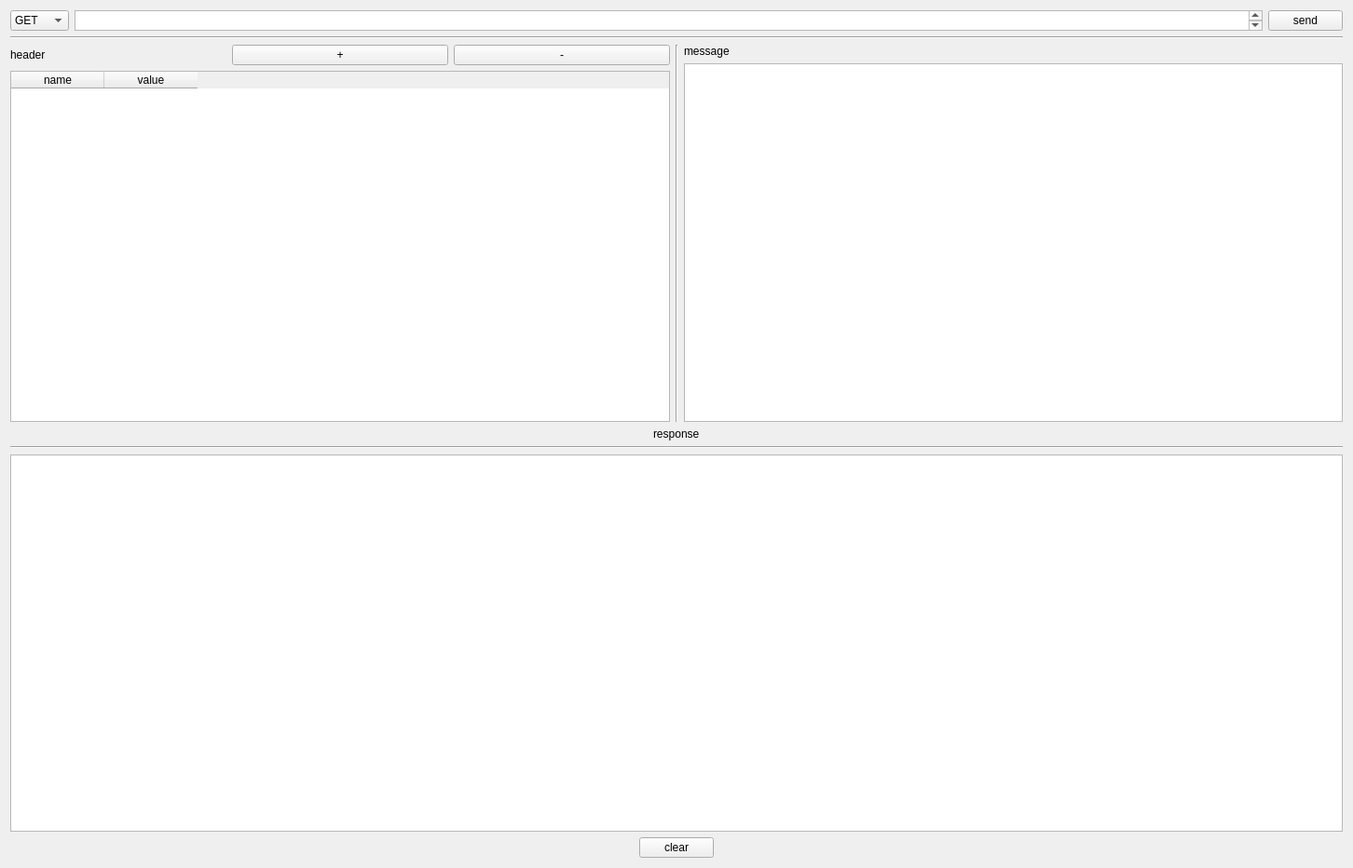
<?xml version="1.0" encoding="UTF-8"?>
<ui version="4.0">
 <class>APITest</class>
 <widget class="QWidget" name="APITest">
  <property name="geometry">
   <rect>
    <x>0</x>
    <y>0</y>
    <width>1452</width>
    <height>932</height>
   </rect>
  </property>
  <property name="windowTitle">
   <string>Form</string>
  </property>
  <layout class="QVBoxLayout" name="verticalLayout_3">
   <item>
    <layout class="QHBoxLayout" name="horizontalLayout">
     <item>
      <widget class="QComboBox" name="comboBox">
       <property name="sizePolicy">
        <sizepolicy hsizetype="Preferred" vsizetype="Preferred">
         <horstretch>0</horstretch>
         <verstretch>0</verstretch>
        </sizepolicy>
       </property>
       <item>
        <property name="text">
         <string>GET</string>
        </property>
       </item>
       <item>
        <property name="text">
         <string>POST</string>
        </property>
       </item>
      </widget>
     </item>
     <item>
      <widget class="QTextEdit" name="textEdit_2">
       <property name="sizePolicy">
        <sizepolicy hsizetype="Expanding" vsizetype="Ignored">
         <horstretch>0</horstretch>
         <verstretch>0</verstretch>
        </sizepolicy>
       </property>
       <property name="sizeAdjustPolicy">
        <enum>QAbstractScrollArea::AdjustToContents</enum>
       </property>
      </widget>
     </item>
     <item>
      <widget class="QPushButton" name="pushButton_3">
       <property name="text">
        <string>send</string>
       </property>
      </widget>
     </item>
    </layout>
   </item>
   <item>
    <widget class="Line" name="line">
     <property name="orientation">
      <enum>Qt::Horizontal</enum>
     </property>
    </widget>
   </item>
   <item>
    <layout class="QHBoxLayout" name="horizontalLayout_3">
     <item>
      <layout class="QVBoxLayout" name="verticalLayout_2">
       <item>
        <layout class="QHBoxLayout" name="horizontalLayout_2">
         <item>
          <widget class="QLabel" name="label">
           <property name="text">
            <string>header</string>
           </property>
          </widget>
         </item>
         <item>
          <widget class="QPushButton" name="pushButton">
           <property name="text">
            <string>+</string>
           </property>
          </widget>
         </item>
         <item>
          <widget class="QPushButton" name="pushButton_2">
           <property name="text">
            <string>-</string>
           </property>
          </widget>
         </item>
        </layout>
       </item>
       <item>
        <widget class="QTableWidget" name="tableWidget">
         <attribute name="horizontalHeaderStretchLastSection">
          <bool>false</bool>
         </attribute>
         <column>
          <property name="text">
           <string>name</string>
          </property>
         </column>
         <column>
          <property name="text">
           <string>value</string>
          </property>
         </column>
        </widget>
       </item>
      </layout>
     </item>
     <item>
      <widget class="Line" name="line_3">
       <property name="orientation">
        <enum>Qt::Vertical</enum>
       </property>
      </widget>
     </item>
     <item>
      <layout class="QVBoxLayout" name="verticalLayout">
       <item>
        <widget class="QLabel" name="label_2">
         <property name="text">
          <string>message</string>
         </property>
        </widget>
       </item>
       <item>
        <widget class="QTextEdit" name="textEdit"/>
       </item>
      </layout>
     </item>
    </layout>
   </item>
   <item>
    <layout class="QHBoxLayout" name="horizontalLayout_8">
     <item>
      <widget class="QLabel" name="label_3">
       <property name="sizePolicy">
        <sizepolicy hsizetype="Fixed" vsizetype="Fixed">
         <horstretch>0</horstretch>
         <verstretch>0</verstretch>
        </sizepolicy>
       </property>
       <property name="text">
        <string>response</string>
       </property>
      </widget>
     </item>
    </layout>
   </item>
   <item>
    <widget class="Line" name="line_2">
     <property name="orientation">
      <enum>Qt::Horizontal</enum>
     </property>
    </widget>
   </item>
   <item>
    <widget class="QTextEdit" name="textEdit_3"/>
   </item>
   <item>
    <layout class="QHBoxLayout" name="horizontalLayout_7">
     <item>
      <widget class="QPushButton" name="pushButton_4">
       <property name="sizePolicy">
        <sizepolicy hsizetype="Fixed" vsizetype="Fixed">
         <horstretch>0</horstretch>
         <verstretch>0</verstretch>
        </sizepolicy>
       </property>
       <property name="text">
        <string>clear</string>
       </property>
      </widget>
     </item>
    </layout>
   </item>
  </layout>
 </widget>
 <resources/>
 <connections/>
</ui>
